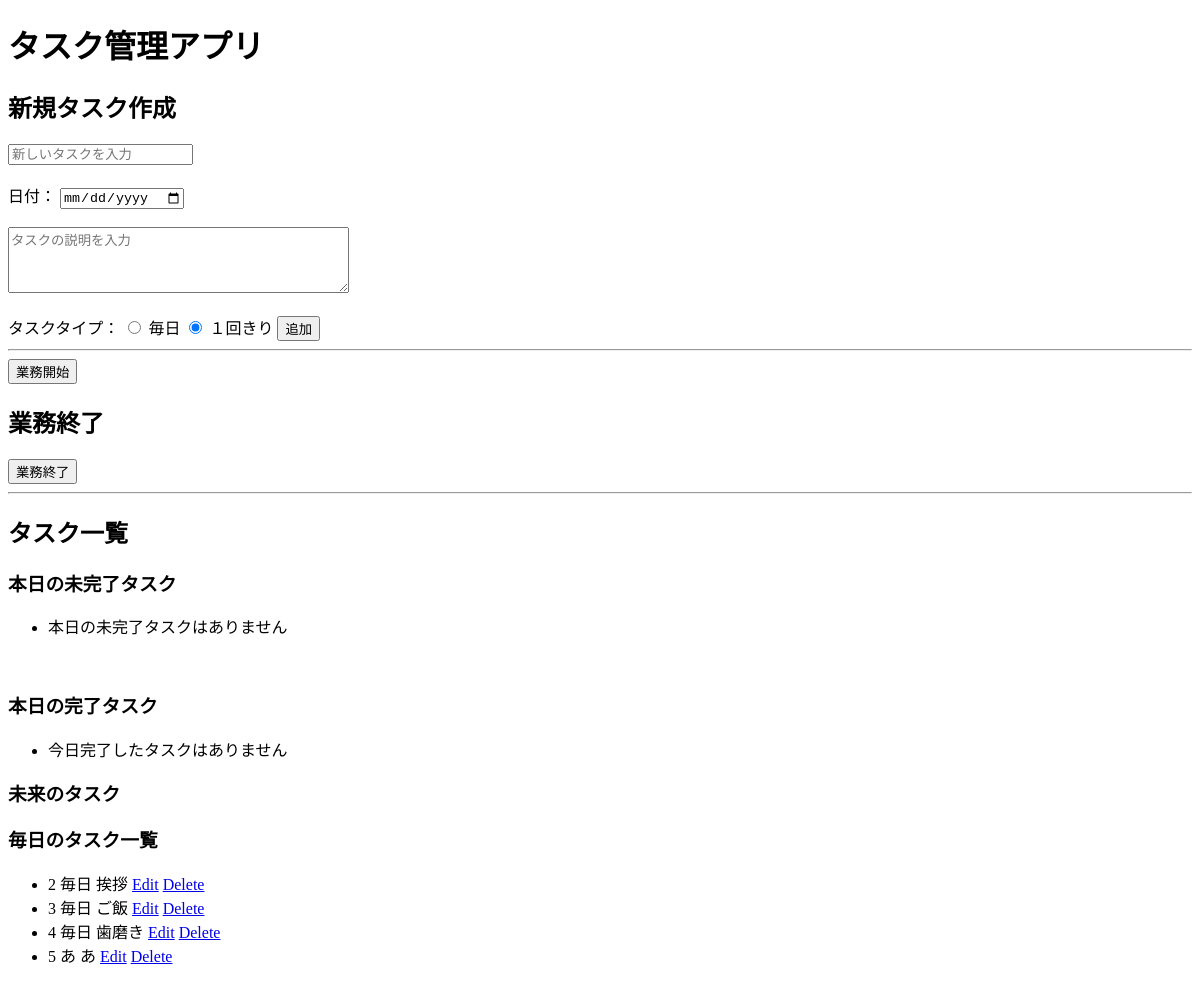
Before: / with the older database file.
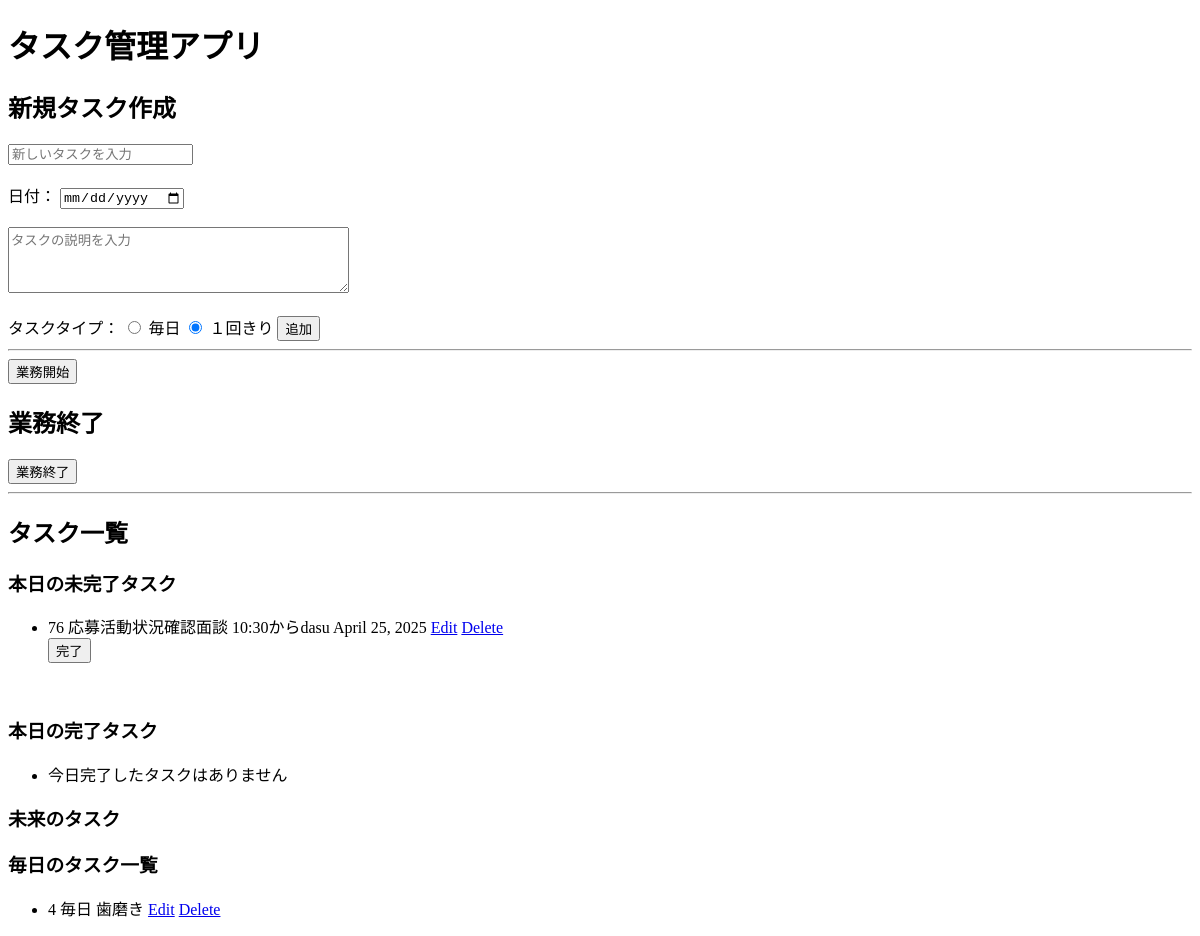
After: the same page with the newer database file.
### tasks/models.py (models this page shows, shortened)
class TaskTemplate(models.Model):
    title = models.CharField(max_length=100)
    description = models.TextField(blank=True)
    is_daily = models.BooleanField(default=False)

class Task(models.Model):
    title = models.CharField(max_length=100)
    description = models.TextField(blank=True)
    is_done = models.BooleanField(default=False)
    completed_at = models.DateTimeField(null=True, blank=True)
    date = models.DateField(default=timezone.now)
    template = models.ForeignKey(TaskTemplate, on_delete=models.SET_NULL, null=True, blank=True)

### tasks/views.py (the view, shortened to what this page needs)
# urls.py: path('', views.task_list, name='task_list'),
def task_list(request):
    today = now().date()
    incomplete_tasks = Task.objects.filter(is_done=False,date=today,template__isnull=True)
    completed_today_tasks = Task.objects.filter(is_done=True, completed_at__date=today)
    template_tasks = TaskTemplate.objects.all()
    future_tasks = Task.objects.filter(date__gt=timezone.now().date(), template__isnull=True).order_by('date')
    return render(request, 'tasks/task_list.html', {
        'incomplete_tasks': incomplete_tasks,
        'completed_today_tasks': completed_today_tasks,
        'today': today,
        'template_tasks': template_tasks,
        'future_tasks': future_tasks,
    })

### tasks/templates/tasks/task_list.html (shortened to what this page needs)
<!DOCTYPE html>
<html>
<head>
</head>
<body>
<h1>タスク管理アプリ</h1>
    <h2>新規タスク作成</h2>
    <form method="post">
        <input type="text" name="title" placeholder="新しいタスクを入力"><br><br>
        <label for="date">日付：</label>
        <input type="date" name="date"><br><br>
        <textarea name="description" placeholder="タスクの説明を入力" rows="4" cols="40"></textarea><br><br>
        <label>タスクタイプ：</label>
        <input type="radio" id="dairy" name="task_type" value="daily">
        <label for="dairy">毎日</label>
        <input type="radio" id="once" name="task_type" value="once" checked>
        <label for="once">１回きり</label>
        <button type="submit">追加</button>
    </form>
    <hr>
    <form method="post" action="{% url 'start_of_day' %}">
        <button type="submit">業務開始</button>
    </form>
<h2>業務終了</h2>
<form method="POST" action="{% url 'end_of_day' %}">
    <button type="submit">業務終了</button>
</form>
    <hr>
<h2>タスク一覧</h2>
    <h3>本日の未完了タスク</h3>
    <ul>
        {% for task in incomplete_tasks %}
            <li>
                <span>{{ task.id }}</span>
                <span>{{ task.title }}</span>
                <span>{{ task.description }}</span>
                <span>{{ task.date }}</span>
                <a href="{% url 'task_edit' task.id %}">Edit</a>
                <a href="{% url 'task_delete' task.id %}">Delete</a>
                <form method="POST" action="{% url 'task_complete' task.id %}">
                    <button type="submit">完了</button>
                </form>
            </li>
        {% empty %}
            <li>
                本日の未完了タスクはありません
            </li>
        {% endfor %}
    </ul>
        <br>
    <h3>本日の完了タスク</h3>
    <ul>
        {% for task in completed_today_tasks %}
            <li>
                <span>{{ task.id }}</span>
                <span>{{ task.title }}</span>
                <span>{{ task.description }}</span>
                <a href="{% url 'task_edit' task.id %}">Edit</a>
                <a href="{% url 'task_delete' task.id %}">Delete</a>
            </li>
        {% empty %}
            <li>今日完了したタスクはありません</li>
        {% endfor %}
    </ul>
    <h3>未来のタスク</h3>
    <h3>毎日のタスク一覧</h3>
    <ul>
        {% for task in template_tasks %}
            <li>
                <span>{{ task.id }}</span>
                <span>{{ task.title }}</span>
                <span>{{ task.description }}</span>
                <a href="{% url 'template_task_edit' task.id %}">Edit</a>
                <a href="{% url 'template_task_delete' task.id %}">Delete</a>
            </li>
        {% empty %}
            <li>定型タスクはありません</li>
        {% endfor %}
    </ul>
</body>
</html>

Changed rows visible on the page:
removed TaskTemplate: id "2", title "毎日", description "挨拶"
removed TaskTemplate: id "3", title "毎日", description "ご飯"
removed TaskTemplate: id "5", title "あ", description "あ"
added Task: id "76", title "応募活動状況確認面談", description "10:30からdasu", date "April 25, 2025"
Other visible differences:
text no longer shown: "本日の未完了タスクはありません"
